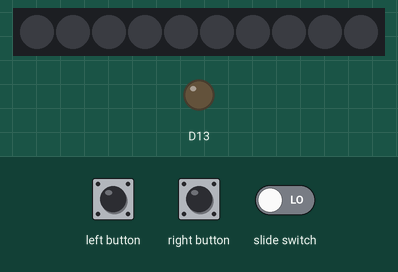
This sketch was run on a simulated Adafruit Circuit Playground Express. Shown: 10 RGB LEDs in strip order, left to right, output pins drawn as LEDs (lit = HIGH). Inputs (shaded band) come from the test bench. Dim RGB values are drawn brighter than linear; random numbers use the default seed unless the sketch sets one.

Above: at 1.2 s.
1.3 s: slide switch set HIGH
At 1.9 s:
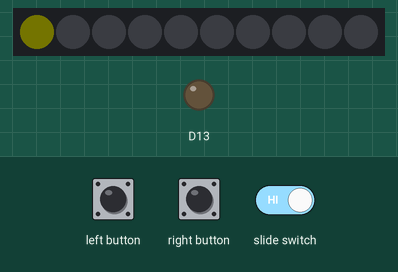
At 2.99 s:
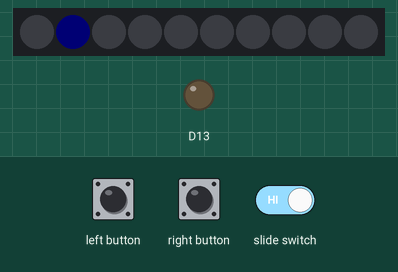

Measured:
- after the input at 1.3 s, the LEDs: change at once (image 1)
- what the display in image 1 shows lasts 0.8 s, from 1.3 s to 2.1 s

The sketch:

physicalComputing.ino
```cpp
// Author: Hamberfim

// include libraries - can include global variables
#include <Adafruit_CircuitPlayground.h>
#include <Adafruit_Circuit_Playground.h>

// define

// global variables
byte neoState = 0;
byte currentBtnState = 0;
byte lastBtnState = 0;

void setup() {
  // put your setup code here, to run once:
  // init Serial
  Serial.begin(9600);
  while(!Serial);  // hesitate to make sure serial is started up

  // init the CPX and pins/input/output
  CircuitPlayground.begin();
  // All borads have a defined LED_BUILTIN, for CPX it is pin D13
  pinMode(LED_BUILTIN, OUTPUT);  // also known as CPLAY_REDLED on the CPX hardware
  // CPX left builtin push button 'A' - D4 using the pull down resistor
  pinMode(CPLAY_LEFTBUTTON, INPUT_PULLDOWN);   // Button A, also know as CPLAY_LEFTBUTTON. INPUT_PULLDOWN: zero when not pushed, will pull down to 'ground' when pushed
  pinMode(CPLAY_RIGHTBUTTON, INPUT_PULLDOWN);  // Button A, D5
  pinMode(7, INPUT);                           // slide switch
}

void loop() {
  // put your main code here, to run repeatedly:
  // ===== digital 8bit values 0-255 ======

  // local variables
  const byte delayTime = 50;
  const byte neoPixIndex = 7;

  // logical check if button A is pressed
  if (digitalRead(CPLAY_LEFTBUTTON) == 1) {  // the on/off value, i.e., '0' or '1' is in the global scope because of the included CPX library
    // if pressed toggle-turn on LED
    digitalWrite(LED_BUILTIN, HIGH);
    delay(delayTime);
  } else {
    // if released toggle-turn off LED
    digitalWrite(LED_BUILTIN, LOW);
    delay(delayTime);
  }

  // check if button B is pressed - toggle on and off
  currentBtnState = digitalRead(CPLAY_RIGHTBUTTON);
  if (currentBtnState == 1 && lastBtnState == 0) {
    if (neoState == 0) {
      // if true toggle a neopixel on
      CircuitPlayground.setPixelColor(neoPixIndex, 5, 15, 10);
      neoState = 1;
    } else {
      // if true toggle a neopixel off
      CircuitPlayground.setPixelColor(neoPixIndex, 0, 0, 0);
      neoState = 0;
    }
  }
  lastBtnState = currentBtnState;

  // check the switch state
  if (digitalRead(CPLAY_SLIDESWITCHPIN)) {
    // run a neopixel animations
    for (byte t = 0; t < 4; t++) {       // animate 3 times
      for (byte i = 1; i <= 10; i++) {   // index of neopixel
        for (byte j = 1; j <= i; j++) {  // blink index
          byte randR = random(7, 25);
          byte randG = random(7, 25);
          byte randB = random(7, 25);
          CircuitPlayground.setPixelColor(i - 1, randR, randG, randB);  // start at zero (i-1)
          delay(750 / i);
          CircuitPlayground.setPixelColor(i - 1, 0, 0, 0);
          delay(750 / i);
        }
      }
    }
  }

}
```
